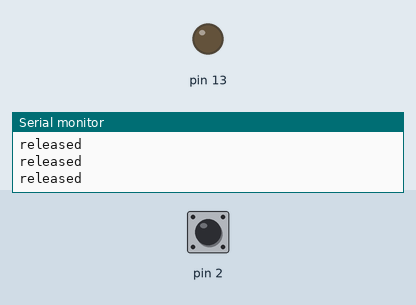
The sketch below on a simulated Arduino Uno, built with avr-gcc and run on an emulated ATmega328P. Parts: output pins drawn as LEDs (lit = HIGH), the last lines printed to the serial monitor. The inputs (shaded band) are chosen by the test bench; at power-on: pin 2 HIGH.

Above: at 1.2 s.
1.3 s: pin 2 pulled LOW for 0.15 s
At 1.4 s:
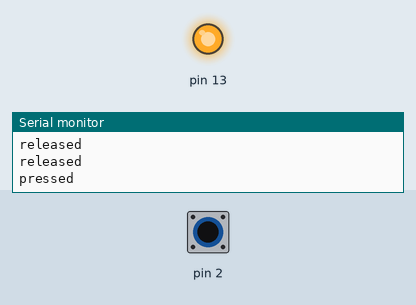
3.0 s: pin 2 pulled LOW for 3.2 s
At 7.0 s:
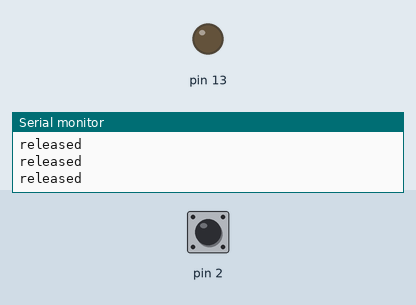
Timing chart, 0 to 8.5 s (numbered marks = the images above; inputs shaded):
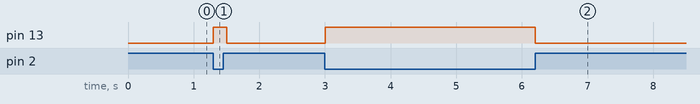

Measured:
- after the input at 1.3 s, pin 13: LOW → HIGH at once, → LOW 0.20 s later
- after the input at 3.0 s, pin 13: LOW → HIGH at once, → LOW 3.2 s later

The sketch:

button.ino
```cpp
// 버튼을 누르는 동안 D13 LED를 켠다. 버튼은 D2 ↔ GND, 내부 풀업 사용.
void setup() {
  pinMode(2, INPUT_PULLUP);
  pinMode(13, OUTPUT);
  Serial.begin(9600);
}

void loop() {
  bool pressed = digitalRead(2) == LOW;
  digitalWrite(13, pressed ? HIGH : LOW);
  Serial.println(pressed ? "pressed" : "released");
  delay(100);
}
```
